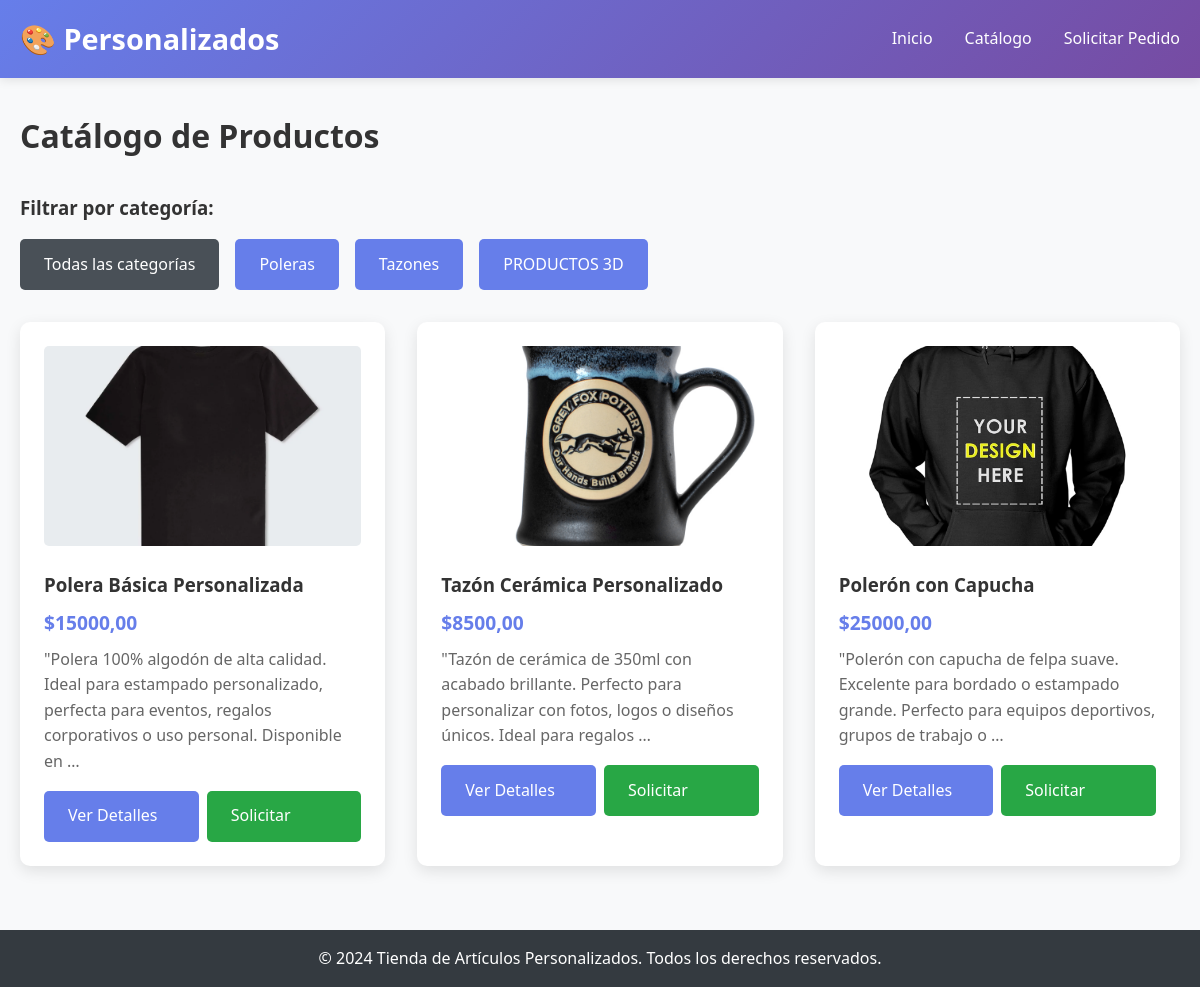
Screenshot of /catalogo/ with the database file from the repository.
### tienda/models.py (models this page shows, shortened)
class Categoria(models.Model):
    nombre = models.CharField(max_length=100)
    descripcion = models.TextField(blank=True)
    class Meta:
        verbose_name = "Categoría"
        verbose_name_plural = "Categorías"

class Producto(models.Model):
    nombre = models.CharField(max_length=200)
    descripcion = models.TextField()
    categoria = models.ForeignKey(Categoria, on_delete=models.CASCADE)
    precio_base = models.DecimalField(max_digits=10, decimal_places=2)
    activo = models.BooleanField(default=True)
    imagen_1 = models.ImageField(upload_to='productos/', blank=True, null=True)
    imagen_2 = models.ImageField(upload_to='productos/', blank=True, null=True)
    imagen_3 = models.ImageField(upload_to='productos/', blank=True, null=True)
    class Meta:
        verbose_name = "Producto"
        verbose_name_plural = "Productos"

### tienda/views.py (the view)
# urls.py: path('catalogo/', views.CatalogoView.as_view(), name='catalogo'),
class CatalogoView(ListView):
    model = Producto
    template_name = 'tienda/catalogo.html'
    context_object_name = 'productos'
    paginate_by = 12
    def get_queryset(self):
        queryset = Producto.objects.filter(activo=True)
        categoria_id = self.request.GET.get('categoria')
        if categoria_id:
            queryset = queryset.filter(categoria_id=categoria_id)
        return queryset
    def get_context_data(self, **kwargs):
        context = super().get_context_data(**kwargs)
        context['categorias'] = Categoria.objects.all()
        context['categoria_actual'] = self.request.GET.get('categoria')
        return context

### templates/tienda/catalogo.html (shortened to what this page needs)
{% extends 'tienda/base.html' %}
{% block content %}
<h1 style="margin-bottom: 2rem;">Catálogo de Productos</h1>
<div style="margin-bottom: 2rem;">
    <h3>Filtrar por categoría:</h3>
    <div style="display: flex; gap: 1rem; flex-wrap: wrap; margin-top: 1rem;">
        <a href="{% url 'tienda:catalogo' %}"
           class="btn"
           style="background: {% if not categoria_actual %}#495057{% else %}#667eea{% endif %};">
            Todas las categorías
        </a>
        {% for categoria in categorias %}
        <a href="{% url 'tienda:catalogo' %}?categoria={{ categoria.id }}"
           class="btn"
           style="background: {% if categoria_actual == categoria.id|stringformat:'i' %}#495057{% else %}#667eea{% endif %};">
            {{ categoria.nombre }}
        </a>
        {% endfor %}
    </div>
</div>
<div class="grid grid-3">
    {% for producto in productos %}
    <div class="card">
        {% if producto.imagen_1 %}
        <img src="{{ producto.imagen_1.url }}" alt="{{ producto.nombre }}"
             style="width: 100%; height: 200px; object-fit: cover; border-radius: 5px; margin-bottom: 1rem;">
        {% endif %}
        <h3>{{ producto.nombre }}</h3>
        <p style="color: #667eea; font-weight: bold; font-size: 1.2rem; margin: 0.5rem 0;">
            ${{ producto.precio_base }}
        </p>
        <p style="color: #666; margin-bottom: 1rem;">
            {{ producto.descripcion|truncatewords:20 }}
        </p>
        <div style="display: flex; gap: 0.5rem;">
            <a href="{% url 'tienda:detalle_producto' producto.id %}" class="btn" style="flex: 1;">
                Ver Detalles
            </a>
            <a href="{% url 'tienda:solicitar_pedido' %}?producto={{ producto.id }}"
               class="btn" style="flex: 1; background: #28a745;">
                Solicitar
            </a>
        </div>
    </div>
    {% empty %}
    <p style="text-align: center; grid-column: 1 / -1; color: #666;">
        No hay productos disponibles en esta categoría.
    </p>
    {% endfor %}
</div>
{% endblock %}

### templates/tienda/base.html (shortened to what this page needs)
<!DOCTYPE html>
<html lang="es">
<head>
</head>
<body>
    <header>
        <div class="container">
            <nav>
                <div class="logo">🎨 Personalizados</div>
                <ul class="nav-links">
                    <li><a href="{% url 'tienda:index' %}">Inicio</a></li>
                    <li><a href="{% url 'tienda:catalogo' %}">Catálogo</a></li>
                    <li><a href="{% url 'tienda:solicitar_pedido' %}">Solicitar Pedido</a></li>
                </ul>
            </nav>
        </div>
    </header>
    <main>
        <div class="container">
            {% block content %}
            {% endblock %}
        </div>
    </main>
    <footer>
        <div class="container">
            <p>&copy; 2024 Tienda de Artículos Personalizados. Todos los derechos reservados.</p>
        </div>
    </footer>
</body>
</html>

### templates/tienda/base.html (style rules this page uses)
* { margin: 0; padding: 0; box-sizing: border-box; }
body { font-family: 'Segoe UI', Tahoma, Geneva, Verdana, sans-serif; line-height: 1.6; color: #333; background-color: #f8f9fa; }
.container { max-width: 1200px; margin: 0 auto; padding: 0 20px; }
header { background: linear-gradient(135deg, #667eea 0%, #764ba2 100%); color: white; padding: 1rem 0; box-shadow: 0 2px 10px rgba(0,0,0,0.1); }
nav { display: flex; justify-content: space-between; align-items: center; }
.logo { font-size: 1.8rem; font-weight: bold; }
.nav-links { display: flex; list-style: none; gap: 2rem; }
.nav-links a { color: white; text-decoration: none; font-weight: 500; transition: opacity 0.3s; }
main { min-height: calc(100vh - 140px); padding: 2rem 0; }
footer { background: #343a40; color: white; text-align: center; padding: 1rem 0; margin-top: 2rem; }
.btn { display: inline-block; padding: 0.8rem 1.5rem; background: #667eea; color: white; text-decoration: none; border-radius: 5px; border: none; cursor: pointer; transition: background 0.3s; }
.grid { display: grid; gap: 2rem; }
.grid-3 { grid-template-columns: repeat(auto-fit, minmax(300px, 1fr)); }
.card { background: white; border-radius: 10px; padding: 1.5rem; box-shadow: 0 5px 15px rgba(0,0,0,0.1); transition: transform 0.3s; }

### rows the page displays
Categoria: nombre "Poleras"
Categoria: nombre "Tazones"
Categoria: nombre "PRODUCTOS 3D"
Producto: imagen_1 (picture), nombre "Polera Básica Personalizada", precio_base "15000,00", descripcion "\"Polera 100% algodón de alta calidad. Ideal para estampado personalizado, perfecta para eventos, regalos corporativos o uso personal. Disponible en …"
Producto: imagen_1 (picture), nombre "Tazón Cerámica Personalizado", precio_base "8500,00", descripcion "\"Tazón de cerámica de 350ml con acabado brillante. Perfecto para personalizar con fotos, logos o diseños únicos. Ideal para regalos …"
Producto: imagen_1 (picture), nombre "Polerón con Capucha", precio_base "25000,00", descripcion "\"Polerón con capucha de felpa suave. Excelente para bordado o estampado grande. Perfecto para equipos deportivos, grupos de trabajo o …"
